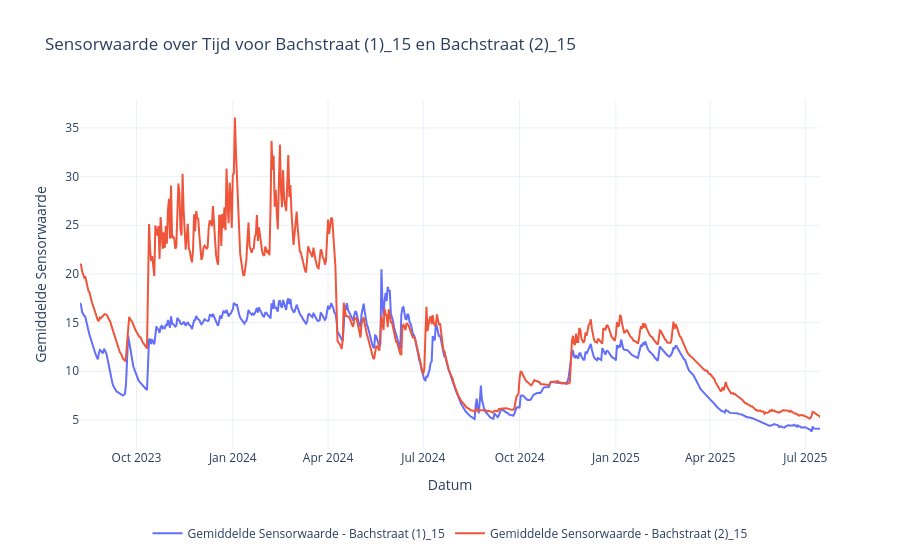

The notebook cell saved with this chart:
### Code cell
# vergelijk bachstraat (1) met (2)
# Zorg ervoor dat 'datum' een datetime-formaat heeft
df['datum'] = pd.to_datetime(df['datum'])

# Specificeer de locaties om te visualiseren
locaties = ['Bachstraat (1)_15', 'Bachstraat (2)_15']

# Begin met het aanmaken van een lege figuur
fig = make_subplots(specs=[[{"secondary_y": False}]])

# Loop door elke geselecteerde locatie en voeg de sensorwaarde toe aan de figuur
for locatie in locaties:
    # Filter de data voor de huidige locatie
    data_locatie = df[df['locatie'] == locatie]

    # Sorteer data op datum voor een consistente tijdsreeks
    data_locatie = data_locatie.sort_values('datum')

    # Voeg de sensorwaarde toe aan de primaire y-as
    fig.add_trace(
        go.Scatter(
            x=data_locatie['datum'], 
            y=data_locatie['s'], 
            mode='lines',
            name=f'Gemiddelde Sensorwaarde - {locatie}'
        )
    )

# Labels en titel toevoegen
fig.update_xaxes(title_text="Datum")
fig.update_yaxes(title_text="Gemiddelde Sensorwaarde")

fig.update_layout(
    title_text="Sensorwaarde over Tijd voor Bachstraat (1)_15 en Bachstraat (2)_15",
    template="plotly_white",
    legend=dict(
        orientation="h",
        yanchor="top",
        y=-0.2,  # Plaatst de legenda onder de grafiek
        xanchor="center",
        x=0.5
    )
)

# Toon de grafiek
fig.show()

### Figure 1 — Plotly figure (JSON) as saved in the notebook; plotly's stock layout.template omitted (floating-point values rounded to 4 significant figures; data arrays with more than 128 entries replaced by an {"elided": "..."} marker saying what was removed)
{"data": [{"mode": "lines", "name": "Gemiddelde Sensorwaarde - Bachstraat (1)_15", "type": "scatter", "x": {"elided": "708 str values"}, "y": {"elided": "708 float values"}}, {"mode": "lines", "name": "Gemiddelde Sensorwaarde - Bachstraat (2)_15", "type": "scatter", "x": {"elided": "708 str values"}, "y": {"elided": "708 float values"}}], "layout": {"legend": {"orientation": "h", "x": 0.5, "xanchor": "center", "y": -0.2, "yanchor": "top"}, "title": {"text": "Sensorwaarde over Tijd voor Bachstraat (1)_15 en Bachstraat (2)_15"}, "xaxis": {"anchor": "y", "domain": [0, 1], "title": {"text": "Datum"}}, "yaxis": {"anchor": "x", "domain": [0, 1], "title": {"text": "Gemiddelde Sensorwaarde"}}}}
